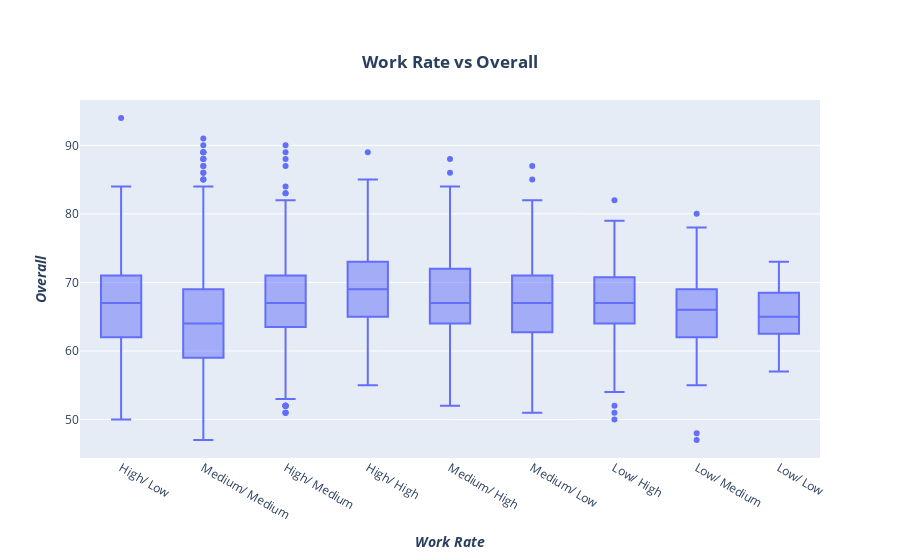

Notebook source saved alongside this figure:
### Markdown cell above
## Boxplot Visualization of Work Rate vs Overall
The below boxplot shows that the players have almost similar Overall ratings across different work rates

### Code cell
box_vis = go.Box(x=position_df['Work Rate'],
                y=position_df['Overall']
               )

layout = go.Layout(title={
        'text': "<b>Work Rate vs Overall</b>",
        'y':0.9,
        'x':0.5,
        'xanchor': 'center',
        'yanchor': 'top'},
         xaxis=dict(title='<b><i>Work Rate</b></i>'),
         yaxis=dict(title='<b><i>Overall</b></i>'))

fig = go.Figure(data=[box_vis], layout=layout)
py.iplot(fig)

### Figure 1 — Plotly figure (JSON) as saved in the notebook; plotly's stock layout.template omitted (floating-point values rounded to 4 significant figures; data arrays with more than 128 entries replaced by an {"elided": "..."} marker saying what was removed)
{"data": [{"type": "box", "x": {"elided": "5119 str values"}, "y": {"elided": "5119 int values"}}], "layout": {"title": {"text": "<b>Work Rate vs Overall</b>", "x": 0.5, "xanchor": "center", "y": 0.9, "yanchor": "top"}, "xaxis": {"title": {"text": "<b><i>Work Rate</b></i>"}}, "yaxis": {"title": {"text": "<b><i>Overall</b></i>"}}}}
